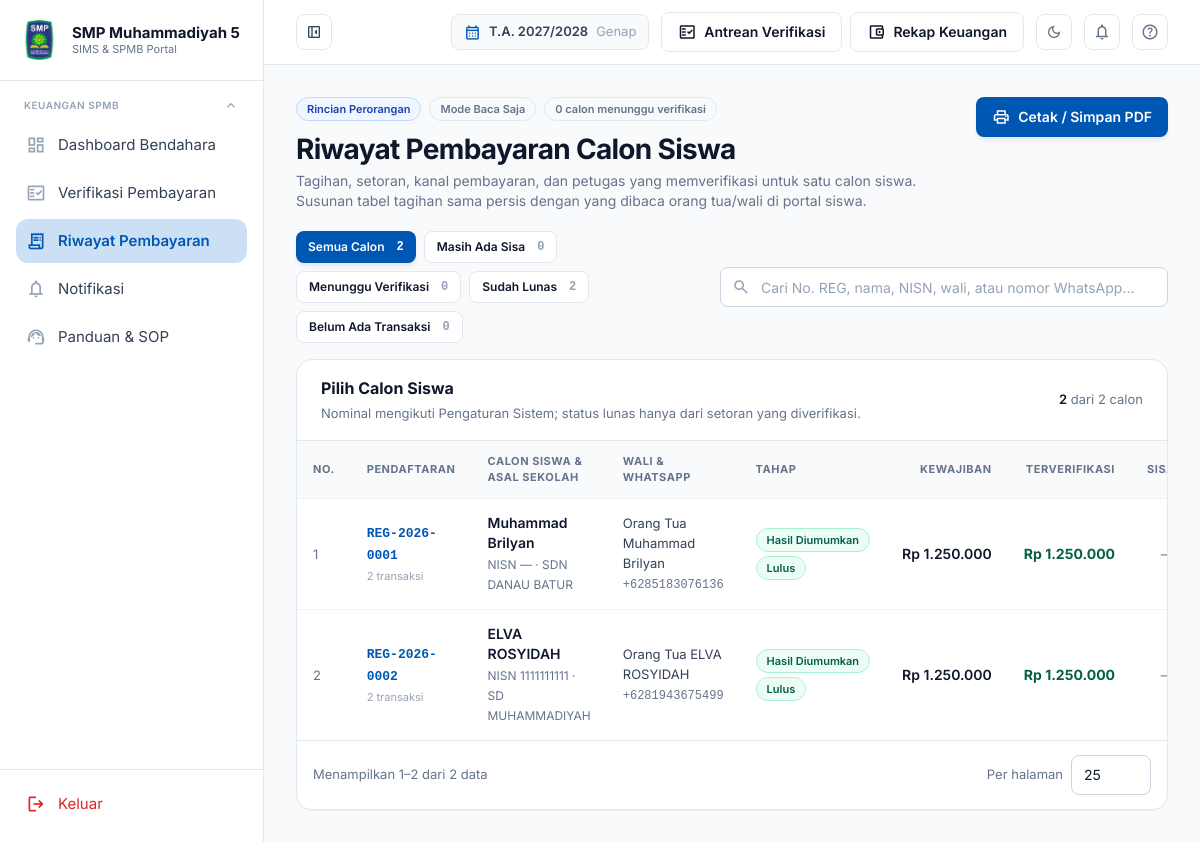
The page /app/bendahara/riwayat.php (signed in) on the database its author committed.
### tables this page shows
CREATE TABLE `pendaftar` (
  `id` varchar(36) NOT NULL,
  `user_id` varchar(36) DEFAULT NULL,
  `no_pendaftaran` varchar(20) NOT NULL,
  `nama_siswa` varchar(100) NOT NULL,
  `nisn` varchar(20) DEFAULT NULL,
  `jenis_kelamin` enum('L','P') DEFAULT NULL,
  `tempat_lahir` varchar(80) DEFAULT NULL,
  `tanggal_lahir` date DEFAULT NULL,
  `alamat` text DEFAULT NULL,
  `asal_sekolah` varchar(100) NOT NULL,
  `jalur` varchar(30) DEFAULT 'Reguler',
  `is_luar_daerah` tinyint(1) DEFAULT 0,
  `kelas_id` varchar(36) DEFAULT NULL,
  `status_verifikasi` enum('DRAFT','MENUNGGU_VERIFIKASI','TERVERIFIKASI','DITOLAK') NOT NULL DEFAULT 'DRAFT',
  `status_seleksi` enum('PROSES','LULUS','TIDAK_LULUS') DEFAULT 'PROSES',
  `status_akun` enum('BELUM_DIBUAT','AKTIF','GAGAL') DEFAULT 'BELUM_DIBUAT',
  `tahap` enum('MENUNGGU_PEMBAYARAN','MENUNGGU_VERIFIKASI_BAYAR','BAYAR_TERVERIFIKASI','AKUN_TERKIRIM','MELENGKAPI_BERKAS','BERKAS_DISUBMIT','BERKAS_REVISI','BERKAS_TERVERIFIKASI','JADWAL_DITETAPKAN','NILAI_TERINPUT','DIUMUMKAN') DEFAULT 'MENUNGGU_PEMBAYARAN',
  `hasil_dibuka_at` datetime DEFAULT NULL,
  `catatan_verifikasi_data` text DEFAULT NULL,
  `data_verified_at` datetime DEFAULT NULL,
  `data_verified_by` varchar(36) DEFAULT NULL,
  `arsip_at` datetime DEFAULT NULL,
  `arsip_alasan` varchar(255) DEFAULT NULL,
  `arsip_oleh` varchar(36) DEFAULT NULL,
  `kred_sent_at` datetime DEFAULT NULL,
  `setuju_sk_at` datetime DEFAULT NULL,
  `setuju_sk_versi` int(11) DEFAULT NULL,
  `setuju_sk_ip` varchar(45) DEFAULT NULL,
  `pay_token` varchar(64) DEFAULT NULL,
  `pay_token_hash` char(64) DEFAULT NULL,
  `registration_token` varchar(64) DEFAULT NULL,
  `created_at` datetime DEFAULT current_timestamp(),
  `updated_at` datetime DEFAULT current_timestamp() ON UPDATE current_timestamp()
);

CREATE TABLE `orang_tua` (
  `id` varchar(36) NOT NULL,
  `pendaftar_id` varchar(36) NOT NULL,
  `nama_orang_tua` varchar(100) NOT NULL,
  `no_whatsapp` varchar(20) NOT NULL,
  `alamat` text DEFAULT NULL,
  `pekerjaan` varchar(100) DEFAULT NULL,
  `penghasilan_bulanan` varchar(50) DEFAULT NULL
);

### app/bendahara/riwayat.php (the view, shortened to what the rows shown need)
<?php
require_once __DIR__ . '/../../includes/config.php';
$tagihanFormulir = (float) ($PENGATURAN['biaya_formulir'] ?? 0);
$skema           = angsuran_skema();
$umum            = pengumuman_status();
$hasilDiumumkan  = !empty($umum['diumumkan']);
$STATUS_MASUK = ['VERIFIED', 'LUNAS', 'ANGSURAN_1', 'ANGSURAN_2'];
$grup = [];
foreach (daftar_pembayaran() as $t) {
    $pid = (string) $t['pendaftar_id'];
    $g = $grup[$pid] ?? ['n' => 0, 'masuk' => 0.0, 'menunggu' => 0.0, 'ditolak' => 0];
    $g['n']++;
    if (in_array($t['status_raw'], $STATUS_MASUK, true)) {
        $g['masuk'] += (float) $t['nominal'];
    } elseif ($t['status_raw'] === 'PENDING') {
        $g['menunggu'] += (float) $t['nominal'];
    } elseif ($t['status_raw'] === 'REJECTED') {
        $g['ditolak']++;
    }
    $grup[$pid] = $g;
}
$kosongGrup = ['n' => 0, 'masuk' => 0.0, 'menunggu' => 0.0, 'ditolak' => 0];
$calon = [];
foreach (daftar_pendaftar() as $p) {
    $g = $grup[(string) $p['id']] ?? $kosongGrup;
    $tertagih  = ($p['seleksi'] ?? '') === 'LULUS' && (($p['kelas'] ?? '') !== '' || $hasilDiumumkan);
    $kewajiban = $tagihanFormulir + ($tertagih ? (float) $skema['total'] : 0.0);
    $sisa      = max(0.0, $kewajiban - $g['masuk']);
    if ($kewajiban > 0 && $sisa <= 0.5) {
        $statusBayar = ['Lunas', 'green'];
    } elseif ($g['menunggu'] > 0) {
        $statusBayar = ['Menunggu Verifikasi', 'amber'];
    } elseif ($g['masuk'] > 0) {
        $statusBayar = ['Terbayar Sebagian', 'blue'];
    } elseif ($g['ditolak'] > 0) {
        $statusBayar = ['Bukti Ditolak', 'red'];
    } elseif ($g['n'] > 0) {
        $statusBayar = ['Menunggu Bukti', 'gray'];
    } else {
        $statusBayar = ['Belum Ada Transaksi', 'gray'];
    }
    $calon[] = [
        'id'         => $p['id'],
        'reg'        => $p['reg'],
        'nama'       => $p['nama'],
        'sekolah'    => $p['sekolah'],
        'nisn'       => $p['nisn'],
        'wali'       => $p['wali'],
        'wa'         => $p['wa'],
        'kelas'      => $p['kelas'],
        'tahap'      => $p['tahap'],
        'verifikasi' => $p['verifikasi'],
        'seleksi'    => $p['seleksi'],
        'tertagih'   => $tertagih,
        'kewajiban'  => $kewajiban,
        'masuk'      => $g['masuk'],
        'menunggu'   => $g['menunggu'],
        'ditolak'    => $g['ditolak'],
        'n'          => $g['n'],
        'sisa'       => $sisa,
        'status'     => $statusBayar[0],
        'tone'       => $statusBayar[1],
    ];
}
$CHIP = [
    'SEMUA'    => 'Semua Calon',
    'TUNDA'    => 'Masih Ada Sisa',
    'MENUNGGU' => 'Menunggu Verifikasi',
    'LUNAS'    => 'Sudah Lunas',
    'KOSONG'   => 'Belum Ada Transaksi',
];
$chip = strtoupper(trim((string) ($_GET['s'] ?? '')));
if (!isset($CHIP[$chip])) {
    $chip = 'SEMUA';
}
$q = trim((string) ($_GET['q'] ?? ''));
$daftarCalon = array_values(array_filter($calon, function ($c) use ($chip, $q) {
    if ($q !== '') {
        $jeruk = strtolower($q);
        $biasa = strtolower($c['reg'] . ' ' . $c['nama'] . ' ' . $c['nisn'] . ' '
            . $c['wali'] . ' ' . $c['sekolah'] . ' ' . $c['wa']);
        if (strpos($biasa, $jeruk) === false) {
            return false;
        }
    }
    if ($chip === 'TUNDA')    return $c['sisa'] > 0.5;
    if ($chip === 'MENUNGGU') return $c['menunggu'] > 0;
    if ($chip === 'LUNAS')    return $c['kewajiban'] > 0 && $c['sisa'] <= 0.5;
    if ($chip === 'KOSONG')   return $c['n'] === 0;
    return true;
}));
$pilih   = null;
$labelSel = ['LULUS' => ['Lulus', 'green'], 'TIDAK_LULUS' => ['Tidak Lulus', 'red']];
require_once __DIR__ . '/../../includes/partials/head.php';
?>
<div class="lg:pl-[264px]">
  <main class="px-4 sm:px-6 lg:px-8 py-6 lg:py-8 max-w-[1200px]">
    <div class="flex flex-col lg:flex-row lg:items-start justify-between gap-4">
      <div>
        <h1 class="mt-3 text-2xl sm:text-[28px] font-bold tracking-tight text-ink-900">
          <?= $pilih ? 'Riwayat Pembayaran ' . e($pilih['nama']) : 'Riwayat Pembayaran Calon Siswa' ?>
        </h1>
      </div>
    </div>
    <?php if (!$calon): ?>
      <div class="mt-6 card p-6 text-center">
        <span class="icon-box bg-canvas text-ink-400 mx-auto"><?= icon('group_off') ?></span>
        <p class="mt-3 font-semibold text-ink-900">Belum ada calon siswa terdaftar.</p>
        <p class="mt-1 text-[13px] text-ink-500">Riwayat pembayaran akan muncul begitu pendaftaran pertama masuk.</p>
      </div>
    <?php elseif (!$pilih): ?>
      <div class="mt-4 card overflow-hidden">
        <div class="px-5 sm:px-6 py-4 border-b border-line flex flex-wrap items-center justify-between gap-2">
          <div>
            <h2 class="font-bold text-ink-900">Pilih Calon Siswa</h2>
          </div>
        </div>
        <div class="overflow-x-auto scroll-thin">
          <table id="calon-table" class="w-full min-w-[960px] border-collapse" data-paginate="25">
            <thead class="thead">
              <tr>
                <th class="th w-[56px]">No.</th>
                <th class="th">Pendaftaran</th>
                <th class="th">Calon Siswa &amp; Asal Sekolah</th>
                <th class="th">Wali &amp; WhatsApp</th>
                <th class="th">Tahap</th>
                <th class="th text-right">Kewajiban</th>
                <th class="th text-right">Terverifikasi</th>
                <th class="th text-right">Sisa</th>
              </tr>
            </thead>
            <tbody class="divide-y divide-line-soft">
              <?php foreach ($daftarCalon as $i => $c): ?>
                <tr class="tr-hover">
                  <td class="td text-[13px] text-ink-500"><?= $i + 1 ?></td>
                  <td class="td">
                    <a href="<?= url('app/bendahara/riwayat.php?p=' . rawurlencode((string) $c['id'])) ?>"
                       class="font-mono text-[13px] font-semibold text-primary hover:underline"><?= e($c['reg']) ?></a>
                    <div class="text-[11px] text-ink-400"><?= $c['n'] ?> transaksi</div>
                  </td>
                  <td class="td">
                    <p class="font-semibold text-ink-900"><?= e($c['nama']) ?></p>
                    <p class="mt-0.5 text-[12px] text-ink-500">NISN <?= e($c['nisn']) ?> · <?= e($c['sekolah']) ?></p>
                  </td>
                  <td class="td text-[13px]">
                    <p class="text-ink-700"><?= e($c['wali']) ?></p>
                    <p class="mt-0.5 font-mono text-[12px] text-ink-500"><?= e($c['wa']) ?></p>
                  </td>
                  <td class="td whitespace-nowrap">
                    <?php $t = label_tahap((string) $c['tahap']); ?>
                    <?= badge($t['label'], $t['tone']) ?>
                    <?php if (($sel = $labelSel[(string) $c['seleksi']] ?? null)): ?>
                      <div class="mt-1"><?= badge($sel[0], $sel[1]) ?></div>
                    <?php endif; ?>
                  </td>
                  <td class="td text-right font-semibold text-ink-900 whitespace-nowrap"><?= rupiah($c['kewajiban']) ?></td>
                  <td class="td text-right font-bold text-[#065F46] whitespace-nowrap"><?= rupiah($c['masuk']) ?></td>
                  <td class="td text-right font-bold whitespace-nowrap <?= $c['sisa'] > 0.5 ? 'text-[#B45309]' : 'text-ink-400' ?>">
                    <?= $c['sisa'] > 0.5 ? e(rupiah($c['sisa'])) : '—' ?>
                  </td>
                </tr>
              <?php endforeach; ?>
            </tbody>
          </table>
        </div>
      </div>
    <?php endif; ?>
  </main>
</div>
</body>
</html>

### includes/functions.php (shortened to what the rows shown need)
<?php
function e($str)
{
    return htmlspecialchars((string) $str, ENT_QUOTES, 'UTF-8');
}
function url($path = '')
{
    return BASE_URL . '/' . ltrim((string) $path, '/');
}
function badge($label, $tone = 'gray')
{
    $map = [
        'green' => 'bg-[#ECFDF5] text-[#065F46] border-[#A7F3D0]',
        'amber' => 'bg-[#FFFBEB] text-[#92400E] border-[#FDE68A]',
        'red'   => 'bg-[#FEF2F2] text-[#991B1B] border-[#FECACA]',
        'blue'  => 'bg-[#EFF6FF] text-[#1E40AF] border-[#BFDBFE]',
        'gray'  => 'bg-canvas text-ink-500 border-line',
    ];
    $cls = $map[$tone] ?? $map['gray'];
    return '<span class="badge ' . $cls . '">' . e($label) . '</span>';
}
function warna_campur($hex, $target, $rasio)
{
    $rasio = max(0.0, min(1.0, (float) $rasio));
    $a = [hexdec(substr($hex, 1, 2)), hexdec(substr($hex, 3, 2)), hexdec(substr($hex, 5, 2))];
    $b = [hexdec(substr($target, 1, 2)), hexdec(substr($target, 3, 2)), hexdec(substr($target, 5, 2))];
    $c = [];
    for ($i = 0; $i < 3; $i++) {
        $c[$i] = (int) round($a[$i] * (1 - $rasio) + $b[$i] * $rasio);
    }
    return sprintf('#%02X%02X%02X', $c[0], $c[1], $c[2]);
}

### rows shown on the page
pendaftar: no_pendaftaran "REG-2026-0001", n "2", nama_siswa "Muhammad Brilyan", nisn "—", asal_sekolah "SDN DANAU BATUR", orang_tua.nama_orang_tua "Orang Tua Muhammad Brilyan", orang_tua.no_whatsapp "+6285183076136", label "Hasil Diumumkan Lulus", kewajiban "Rp 1.250.000", masuk "Rp 1.250.000"
pendaftar: no_pendaftaran "REG-2026-0002", n "2", nama_siswa "ELVA ROSYIDAH", nisn "1111111111", asal_sekolah "SD MUHAMMADIYAH", orang_tua.nama_orang_tua "Orang Tua ELVA ROSYIDAH", orang_tua.no_whatsapp "+6281943675499", label "Hasil Diumumkan Lulus", kewajiban "Rp 1.250.000", masuk "Rp 1.250.000"

### other values the page prints
APP_SHORT "SMP Muhammadiyah 5"
APP_TAGLINE "SIMS & SPMB Portal"
$grup['judul'] "KEUANGAN SPMB"
$m['label'] "Dashboard Bendahara"
$m['label'] "Verifikasi Pembayaran"
$m['label'] "Riwayat Pembayaran"
$m['label'] "Notifikasi"
$m['label'] "Panduan & SOP"
APP_TAHUN "T.A. 2027/2028"
$hitungChip['MENUNGGU'] "0"
$label "Semua Calon"
$hitungChip[$k] "2"
$label "Masih Ada Sisa"
$hitungChip[$k] "0"
$label "Menunggu Verifikasi"
